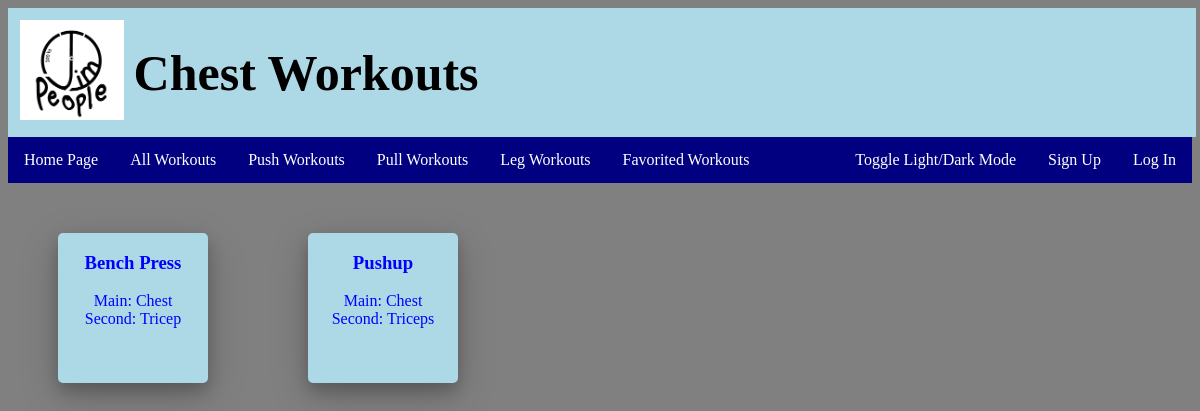
The app's page /html/ChestWorkouts.php, older data.
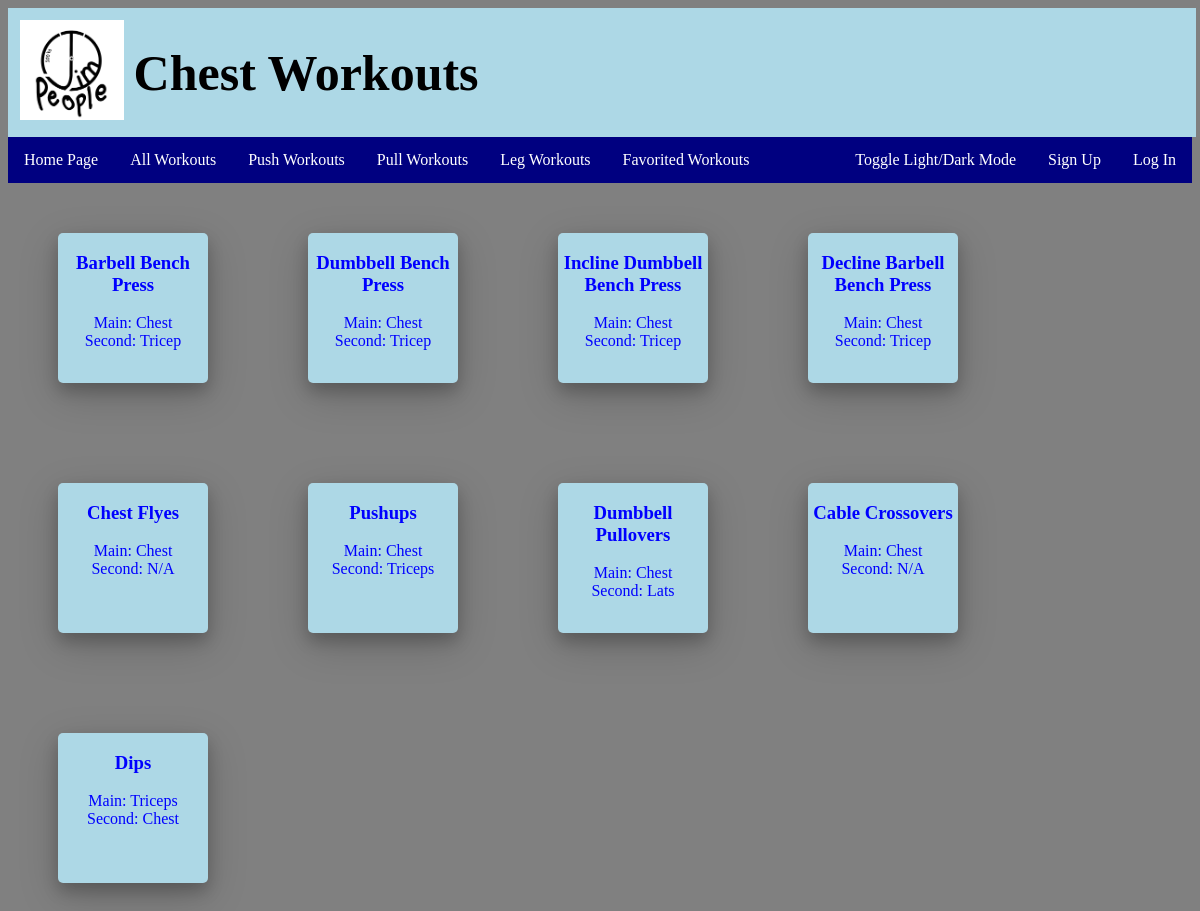
The same page, newer data.
### tables this page shows
CREATE TABLE Exercises(
	exerciseId INT AUTO_INCREMENT,
	exerciseName VARCHAR(50),
    exerciseDescription VARCHAR(255),
    ppl VARCHAR(10),
    mainMuscle VARCHAR(25),
    secondMuscle VARCHAR(25),
	PRIMARY KEY(exerciseId)
);

### html/ChestWorkouts.php (the view, shortened to what this page needs)
<!DOCTYPE html>
<html lang="en">
<head>
        <link rel="stylesheet" href="../css/baseWebsite.css">
</head>
<body>
    <div id="titleDiv">
        <img id = "logo" src="../images/Logo.PNG" alt="Jim People Logo">
        <h1 class="mainTitle"> Chest Workouts</h1>
    </div>
    <div id="workoutDiv">
        <ul class="heading">
            <li><a href="JimBuddies.html">Home Page</a></li>
            <li><a href="AllWorkouts.php">All Workouts</a></li>
            <li><a href="PushWorkouts.php">Push Workouts</a></li>
            <li><a href="PullWorkouts.php">Pull Workouts</a></li>
            <li><a href="LegWorkouts.php">Leg Workouts</a></li>
            <li><a href="Favorites.php">Favorited Workouts</a></li>
            <li style=float:right><a href="../Login.php">Log In</a></li>
            <li style=float:right> <a href="../signup.php">Sign Up</a></li>
            <li id = "lightdarkTog" style=float:right><a onclick="ColorChange()">Toggle Light/Dark Mode</a></li>
        </ul>
    </div>
    <div>
        <?php
            $connection = new mysqli('aws-exercisedb.camvz480jeos.us-east-2.rds.amazonaws.com','JimPeople','Muscles201', 'exerciseDB');
            $sql = 'SELECT * FROM `Exercises` WHERE mainMuscle = "Chest" OR secondMuscle = "Chest"';
            $results = $connection->query($sql);
        ?>
        <table>
            <?php foreach($results as $result): ?>
                    <div class="card row">
                        <h3 id="h3" ><?php echo $result['exerciseName'] ?></h3>
                        <p>
                            Main: <?php echo $result['mainMuscle'] ?><br>
                            Second: <?php echo $result['secondMuscle'] ?>
                        </p>
                    </div>
            <?php endforeach; ?>
        </table>
    </div>
</body>
</html>

Row changes from the older to the newer data that the page shows:
changed exercises: exerciseName "Bench Press" → "Barbell Bench Press"
now on this page (row edited): exercises: exerciseName "Dumbbell Bench Press", mainMuscle "Chest", secondMuscle "Tricep"
now on this page (row edited): exercises: exerciseName "Incline Dumbbell Bench Press", mainMuscle "Chest", secondMuscle "Tricep"
now on this page (row edited): exercises: exerciseName "Decline Barbell Bench Press", mainMuscle "Chest", secondMuscle "Tricep"
changed exercises: exerciseName "Pushup" → "Chest Flyes"; secondMuscle "Triceps" → "N/A"
added exercises: exerciseName "Pushups", mainMuscle "Chest", secondMuscle "Triceps"
added exercises: exerciseName "Dumbbell Pullovers", mainMuscle "Chest", secondMuscle "Lats"
added exercises: exerciseName "Cable Crossovers", mainMuscle "Chest", secondMuscle "N/A"
added exercises: exerciseName "Dips", mainMuscle "Triceps", secondMuscle "Chest"
